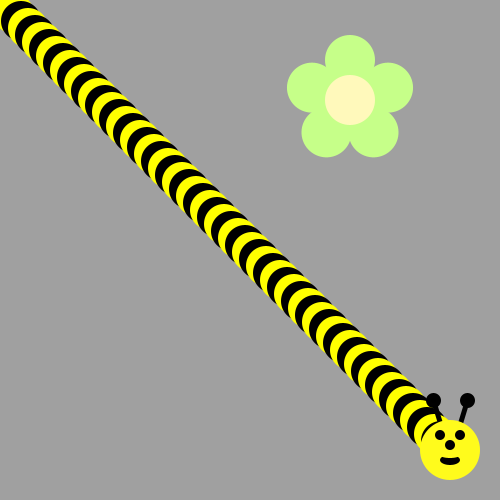
Frame 1 (no input)
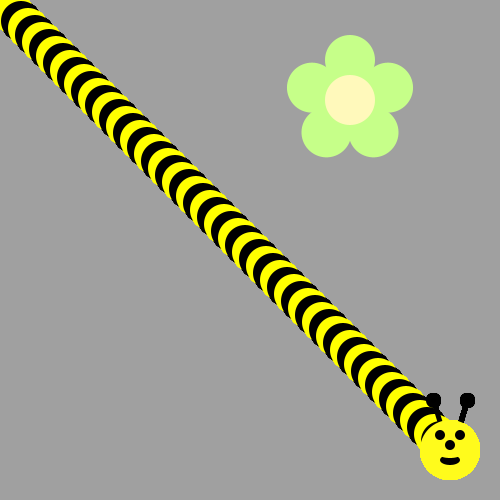
Frame 60 (the mouse pressed at the canvas centre just before this capture)
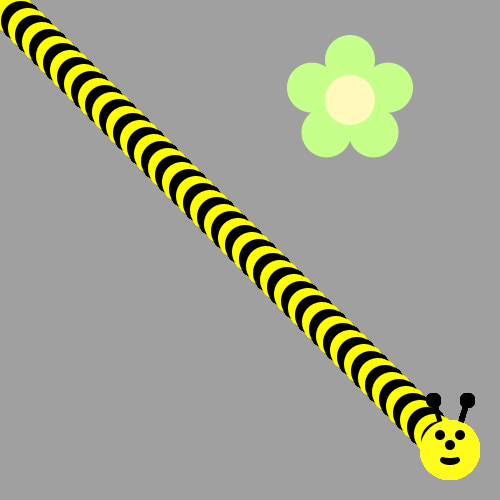
Frame 120 (the mouse held since frame 60 and released just before this capture)

The Processing sketch that drew these frames (run headless with seeded random() and noise(); from frame 60 on, the mouse is pressed at the canvas centre):

// Processing sketch: BumbleBee
// ── BumbleBee.pde
void draw() {
for(int i = 0;i<450;i+=7){
  fill(0,0,0);
  if(i%2==0){
   fill(255,255,0);
  }
   ellipse(i,i,40,40);
}
  drawBeeFace(450,450);
}

void drawFlower(int x, int y) {
     noStroke();
     translate(x, y);
     // draw 5 petals, rotating after each one<
     fill(#c6ff89);      // green
      for (int i = 0; i < 5; i++) {
           ellipse(0, -40, 50, 50);
          rotate(radians(72));
     }
     fill(#fff9bb); // light yellow
     ellipse(0, 0, 50, 50);
} 
void drawBeeFace(int BeeFaceX, int BeeFaceY) {
     noStroke();
     fill(0, 0, 0);
     stroke(1);
     strokeWeight(5);
     line(BeeFaceX-10, BeeFaceY-27, BeeFaceX-17, BeeFaceY-50);
     line(BeeFaceX+10, BeeFaceY-27, BeeFaceX+17, BeeFaceY-50);
     ellipse(BeeFaceX-17, BeeFaceY-50, 10, 10);
     ellipse(BeeFaceX+17, BeeFaceY-50, 10, 10);
     noStroke();
     fill(255, 251, 28);
     ellipse(BeeFaceX, BeeFaceY, 60, 60); // face
     fill(255, 237, 209);
     fill(0,0,0);
      ellipse(BeeFaceX-10, BeeFaceY-15, 10, 10); // eyes
     ellipse(BeeFaceX+10, BeeFaceY-15, 10, 10);
      ellipse(BeeFaceX, BeeFaceY-5, 10, 10); // nose
      ellipse(BeeFaceX, BeeFaceY+10, 20, 10);// mouth
     fill(255, 251, 28);
     ellipse(BeeFaceX, BeeFaceY+5, 20, 6);
}

void setup() {
     ellipseMode(CENTER);
     size(500, 500);
     background(160, 160, 160);
      drawFlower(350, 100);
}
